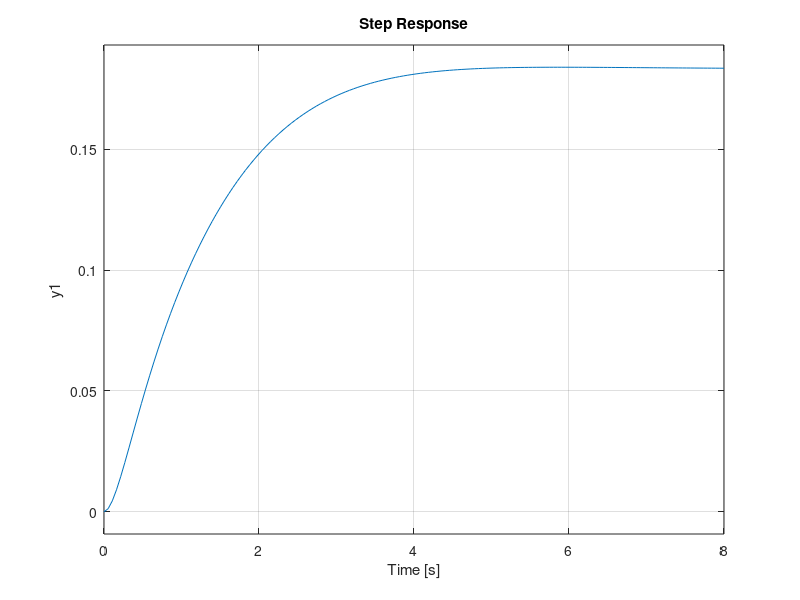

The MATLAB source for this figure:
G1 = tf([1], ...
    [1,1]);
G2 = tf([1], ...
    [1,4]);
G3 = tf([1,3], ...
    [1,5]);
G_mid_series = series(G1,G2);
A = parallel(G_mid_series, G3);
B = series(A,G_mid_series);
C=parallel(G1, G2);
D = series(C,G3);
out = feedback(B,D)
step(out)